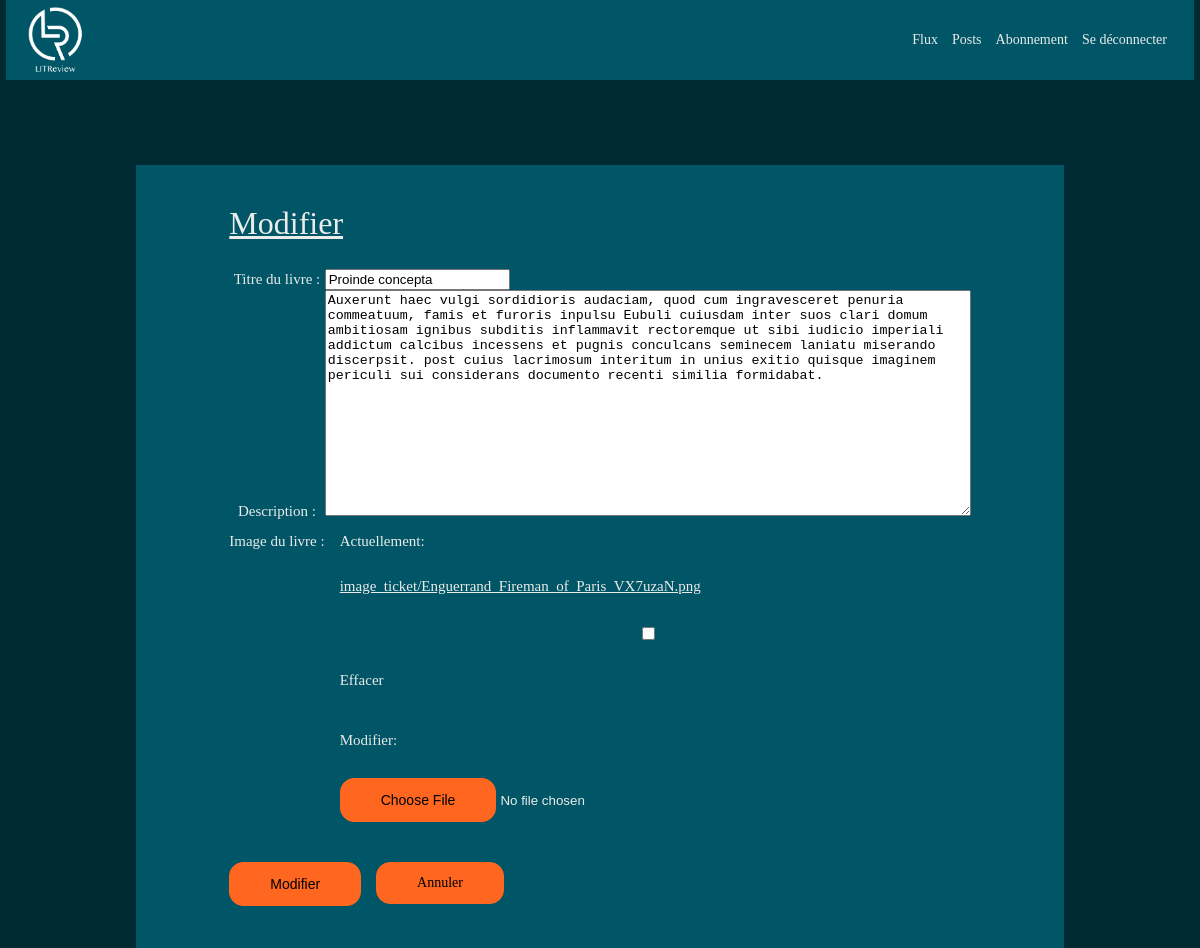
The app's page /home/ticket/14/modify/ (signed in) with its own data.
### blog/models.py (models this page shows)
class Ticket(models.Model):
    title = models.CharField(max_length=128, blank=False)
    description = models.CharField(max_length=10000, blank=False)
    image = models.ImageField(upload_to='image_ticket/', blank=True, null=True)
    date_created = models.DateTimeField(auto_now_add=True)
    uploader = models.ForeignKey(settings.AUTH_USER_MODEL,
                                 on_delete=models.CASCADE)

### blog/views.py (the view)
# urls.py: path('home/ticket/<int:id>/modify/', views.modify_ticket, name='modify_ticket'),
@login_required
def modify_ticket(request, id):
    ticket = Ticket.objects.get(id=id)
    image_after = ticket.image.name
    if request.user == ticket.uploader:
        if request.method == 'POST':
            form = CreationTicketForm(request.POST, request.FILES, instance=ticket)
            if form.is_valid():
                if 'image' in request.FILES and image_after != "":
                    default_storage.delete(image_after)
                photo = form.save(commit=False)
                photo.uploader = request.user
                photo.save()
                return redirect('post')
        elif request.method == 'GET':
            form = CreationTicketForm(instance=ticket)
    else:
        return redirect('post')
    return render(request,
                  'blog/modify_ticket.html',
                  {'form': form}
                  )

### blog/forms.py
class CreationTicketForm(forms.ModelForm):
    class Meta:
        model = Ticket
        fields = ('title', 'description', 'image')
        labels = {
            'title': 'Titre du livre',
            'description': "Description",
            'image': 'Image du livre',
        }
        widgets = {
            "description": forms.Textarea()
        }

### blog/templates/blog/modify_ticket.html (shortened to what this page needs)
{% extends "base.html" %}
{% block page %}
    <section class="block_form_ticket">
        <h1>Modifier</h1>
        <form action="" method="post" enctype="multipart/form-data">
            <table>
                {{ form.as_table }}
            </table>
            <span>
                <input class="button" type="submit" value="Modifier">
                <a href="{% url 'home' %}"><p class="button">Annuler</p></a>
            </span>
        </form>
    </section>
{% endblock %}

### blog/static/blog/css/style.css (style rules this page uses)
html, body, div, span, applet, object, iframe, h1, h2, h3, h4, h5, h6, p, blockquote, pre, a, abbr, acronym, address, big, cite, code, del, dfn, em, img, ins, kbd, q, s, samp, small, strike, strong, sub, sup, tt, var, b, u, i, center, dl, dt, dd, ol, ul, li, fieldset, form, label, legend, table, caption, tbody, tfoot, thead, tr, th, td, article, aside, canvas, details, embed, figure, figcaption, footer, header, hgroup, menu, nav, output, ruby, section, summary, time, mark, audio, video { margin: 0; padding: 0; border: 0; font-size: 100%; font: inherit; vertical-align: baseline; }
article, aside, details, figcaption, figure, footer, header, hgroup, menu, nav, section { display: block; }
body { line-height: 1; }
table { border-collapse: collapse; border-spacing: 0; }
h1 { font-family: "KaiseiHarunoUmi-bold"; font-size: 32px; text-decoration: underline; color: #EAECE9; }
p { font-family: "KaiseiHarunoUmi-regular"; font-size: 15px; text-decoration: none; color: #EAECE9; }
a { text-decoration: none; }
.button, .block_form_ticket form input[type=file]::file-selector-button, .block_form_follows form input[type=submit], .block_login form input[type=submit] { background-color: #FF661F; padding: 13px 40px; color: black; border-radius: 14px; font-size: 14px; border: 1px solid #FF661F; cursor: pointer; transition-property: background, color, boder; transition-duration: 0.5s; }
body { background-color: #002A32; display: flex; flex-direction: column; justify-content: space-around; align-items: center; }
.block_form_ticket { background-color: #005566; display: flex; flex-direction: column; gap: 30px; margin-top: 85px; padding: 42px 93px; }
.block_form_ticket form { display: flex; flex-direction: column; gap: 15px; }
.block_form_ticket form textarea { height: 220px; width: 640px; }
.block_form_ticket form p { display: flex; flex-direction: column; gap: 20px; }
.block_form_ticket form input[type=file] { display: flex; }
.block_form_ticket form span { display: flex; gap: 15px; margin-top: 10px; }
.block_form_ticket form tr label, .block_form_ticket form tr td { font-family: "KaiseiHarunoUmi-regular"; font-size: 15px; text-decoration: none; color: #EAECE9; }
.block_form_ticket form tr:nth-child(3) td { display: flex; flex-direction: column; gap: 30px; margin: 15px 15px; }
.block_form_ticket form tr:nth-child(3) td a { text-decoration: underline; font-family: "KaiseiHarunoUmi-regular"; font-size: 15px; color: #EAECE9; }

### records on screen
Ticket: title "Proinde concepta", description "Auxerunt haec vulgi sordidioris audaciam, quod cum ingravesceret penuria commeatuum, famis et furoris inpulsu Eubuli cuiusdam inter suos clari domum ambitiosam ignibus subditis inflammavit rectoremque ut sibi iudicio imperiali addictum calcibus incessens et pugnis conculcans seminecem laniatu miserando discerpsit. post cuius lacrimosum interitum in unius exitio quisque imaginem periculi sui considerans documento recenti similia formidabat."
